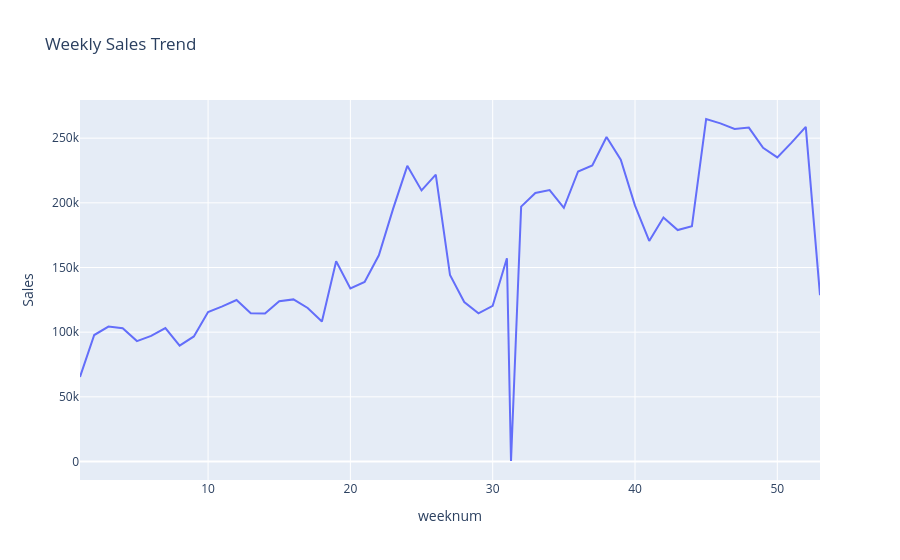

Write notebook code for a chart like this one.
### Markdown cell above
# Weekly analysis

### Code cell
weekly_sales = df.groupby("weeknum")["Sales"].sum().reset_index()

px.line(weekly_sales,
        x="weeknum",
        y="Sales",
        title="Weekly Sales Trend")

### Figure 1 — Plotly figure (JSON) as saved in the notebook; plotly's stock layout.template omitted (floating-point values rounded to 4 significant figures)
{"data": [{"hovertemplate": "weeknum=%{x}<br>Sales=%{y}<extra></extra>", "legendgroup": "", "line": {"color": "#636efa", "dash": "solid"}, "marker": {"symbol": "circle"}, "mode": "lines", "name": "", "orientation": "v", "showlegend": false, "type": "scatter", "x": [1.0, 2.0, 3.0, 4.0, 5.0, 6.0, 7.0, 8.0, 9.0, 10.0, 11.0, 12.0, 13.0, 14.0, 15.0, 16.0, 17.0, 18.0, 19.0, 20.0, 21.0, 22.0, 23.0, 24.0, 25.0, 26.0, 27.0, 28.0, 29.0, 30.0, 31.0, 31.29, 32.0, 33.0, 34.0, 35.0, 36.0, 37.0, 38.0, 39.0, 40.0, 41.0, 42.0, 43.0, 44.0, 45.0, 46.0, 47.0, 48.0, 49.0, 50.0, 51.0, 52.0, 53.0], "xaxis": "x", "y": [65392, 97794, 104341, 103034, 93093, 97148, 103142, 89646, 96694, 115616, 119995, 124863, 114694, 114425, 123907, 125344, 118714, 108179, 154886, 133869, 138808, 159438, 195339, 228606, 209626, 221808, 144206, 123300, 114596, 120414, 157160, 387, 197096, 207652, 209847, 196164, 224258, 228886, 250953, 233300, 197832, 170574, 188696, 178980, 182023, 264826, 261448, 257149, 258169, 242598, 235162, 246510, 258692, 128576], "yaxis": "y"}], "layout": {"legend": {"tracegroupgap": 0}, "title": {"text": "Weekly Sales Trend"}, "xaxis": {"anchor": "y", "domain": [0, 1], "title": {"text": "weeknum"}}, "yaxis": {"anchor": "x", "domain": [0, 1], "title": {"text": "Sales"}}}}
